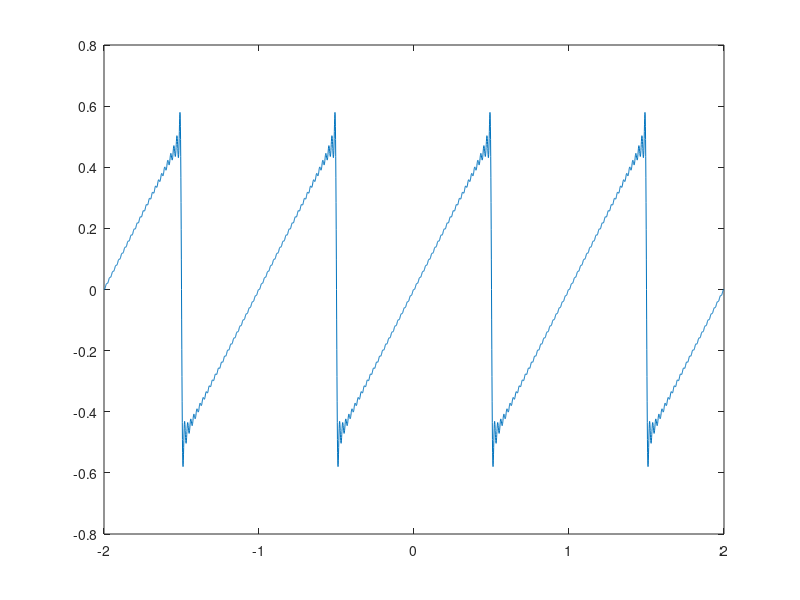

Write MATLAB code to recreate this figure.
clear; close all;

t=-2:0.001:2;
%% 1. Square Wave
% f=0;
% for m=1:25
%    a_m = 0; %(1/(pi*m))*(2*sin(m*pi) - sin(2*m*pi));
%    b_m = (1/(pi*m))*(1 + cos(2*m*pi) - 2*cos(m*pi));
%    f   = f + (a_m*cos(m*t*pi)) + (b_m*sin(m*t*pi));
% end
% figure(1);
% plot(t,f);
% title('Square Wave');
% xlabel('Time ');
% ylabel('x(t)');

%% 2. Sawtooth Wave
f=0;
for n=1:50
   b_n = (1/(pi*n))*(0 - cos(pi*n));
   f   = f + (b_n*sin(2*pi*n*t));
end
figure(2);
title('Sawtooth Wave');
plot(t,f)

%% 3. Periodic Exponential
%C_o = (1/4)*(1-exp(-4));
%f = C_o;
%for n=1:100
%    C_n = (-1/(4+(2*1j*pi*n)))*(exp(-4)-1);
%    C_m = (-1/(4-(2*1j*pi*n)))*(exp(-4)-1);
%    f   = f + (C_n*exp(1j*n*pi*t)) + (C_m*exp(-1j*n*pi*t));
%end
%figure(3);
%title('Periodic Exponential (e^-2t)');
%plot(t,f)

%% 4. Aperiodic Pulse
% T=50;
% fs=256;
% N=T*fs;
% t=(1:N)*T/N;
% f=(1:N)*fs/N;
% x(1:N)=0;
% x(1:N/2)=1;
% figure(4);
% title('Impulse');
% plot(t,x);
% 
% Xf=fft(x);
% Mag=abs(Xf(2:end))/(N/2);
% Phase=-angle(Xf(2:end))*(360/(2*pi));
% figure;
% plot(f(1:20),Mag(1:20),'xb'); hold on;
% title('fft');
% xlabel('Frequency (Hz)');
% ylabel('|X(f)|');
% 
% %
% A=(x./(pi*f)).*(sin(25*pi*f));
% B=(x./(pi*f)).*(1-cos(25*pi*f));
% C = sqrt(A.^2 + B.^2);
% figure;
% plot(f(1:20),C(1:20),'xb');
% %plot(w,X);
% %